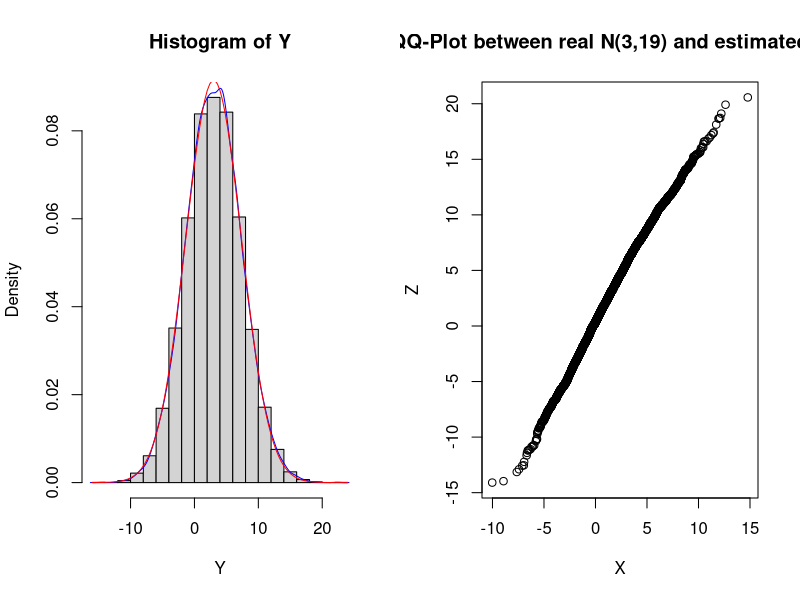

R code for this plot:
## ---- chunk 1
knitr::opts_chunk$set(warning = FALSE, message = FALSE) 
## ---- chunk 2
library(mvtnorm)

f_gauss_vect <- function(n,mu,Sig) {
  return(rmvnorm(n, mean = mu, sigma = Sig))
}
## ---- chunk 3
n <- 10000
mu <- c(1,2)
Sig <- matrix(c(4,3,3,9), nrow = 2)

X <- f_gauss_vect(n,mu,Sig)
x <- seq(-10,10,0.1)

Y <- X[,1] + X[,2]

Z <- rnorm(n, mean = 3, sd = sqrt(19))

par(mfrow = c(1,2))

hist(Y,freq = F)
lines(density(Y), col = "blue")
curve(dnorm(x, mean = 3, sd = sqrt(19)), add = T, col = "red")

qqplot(X,Z,main = "QQ-Plot between real N(3,19) and estimated one")
